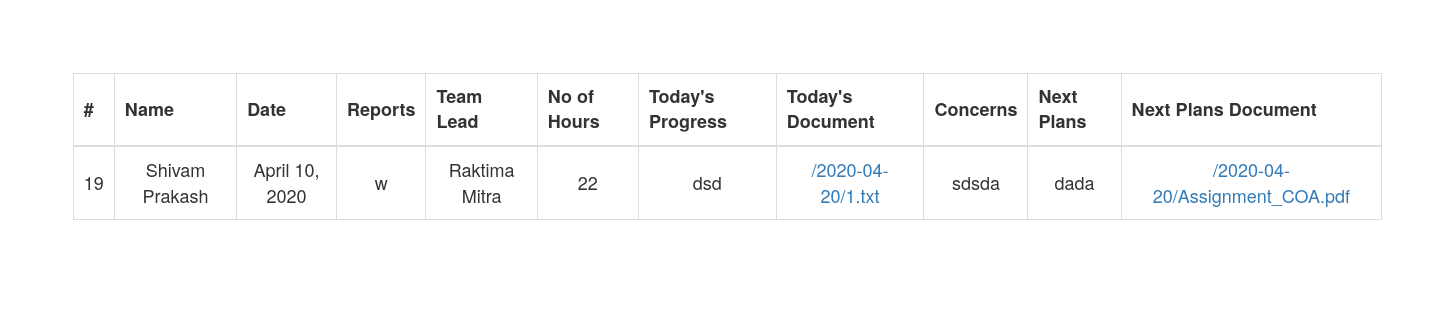
The app's page /table, older data.
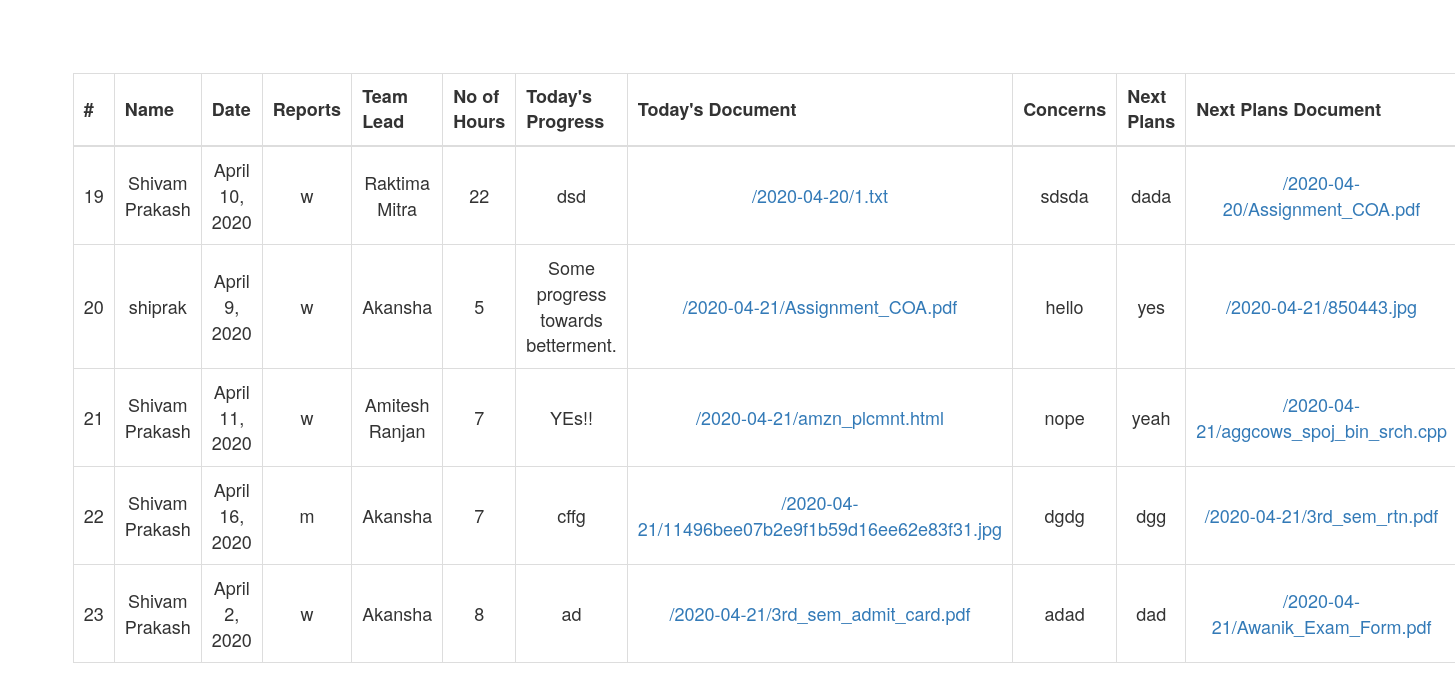
The same page, newer data.
### task_reporter/models.py (models this page shows)
class Progress(models.Model):
    name = models.CharField(max_length=50, blank=False)
    date = models.DateField(auto_now_add=False)
    reports = models.CharField(max_length=50, choices=reports, blank=False)
    team_lead = models.TextField(blank=False, choices=team_leads)
    no_of_hours = models.IntegerField(blank=False)
    today_progress = models.CharField(max_length=50, blank=False)
    today_document = models.FileField(upload_to=user_directory_path)
    concerns = models.TextField()
    next_plans = models.TextField()
    next_plans_document = models.FileField(upload_to=user_directory_path)

### task_reporter/views.py (the view)
# urls.py: path('table', TableView.as_view(), name="table"),
class TableView(views.View):
    def get(self, request):
        ctx = {}
        progress_list = Progress.objects.all()
        ctx['header'] = ['#', 'Name', 'Date',
                        'Reports', 'Team Lead', 'No of Hours',
                        "Today's Progress", "Today's Document", 'Concerns',
                        "Next Plans", 'Next Plans Document']
        ctx['rows'] = progress_list
        return render(request, "table.html", context=ctx)

### task_reporter/templates/table.html (shortened to what this page needs)
<!DOCTYPE html>
<html lang="en">
<head>
    <link rel="stylesheet" href="https://maxcdn.bootstrapcdn.com/bootstrap/3.4.1/css/bootstrap.min.css">
</head>
<body>
    <table class="table-bordered table-hover">
        <thead>
            <tr>
                {% for k in header %}
                <th>{{k}}</th>
                {% endfor %}
            </tr>
        </thead>
        <tbody>
            {% for r in rows %}
                <tr>
                    <td>{{r.id}}</td>
                    <td>{{r.name}}</td>
                    <td>{{r.date}}</td>
                    <td>{{r.reports}}</td>
                    <td>{{r.team_lead}}</td>
                    <td>{{r.no_of_hours}}</td>
                    <td>{{r.today_progress}}</td>
                    <td><a href="/table/download/{{r.today_document.url}}">{{r.today_document.url}}</a></td>
                    <td>{{r.concerns}}</td>
                    <td>{{r.next_plans}}</td>
                    <td><a href="/table/download/{{r.next_plans_document.url}}">{{r.next_plans_document.url}}</a></td>
                </tr>
            {% endfor %}
        </tbody>
    </table>
</body>
</html>

### task_reporter/templates/table.html (style rules this page uses)
body { margin: 5%; font-size: large; text-align: center; align-self: center; align-items: center; align-content: center; }
table { width: 100%; }
th, td { padding: 10px; }

Row changes from the older to the newer data that the page shows:
added Progress: id "20", name "shiprak", date "April 9, 2020", reports "w", team_lead "Akansha", no_of_hours "5", today_progress "Some progress towards betterment.", today_document "/2020-04-21/Assignment_COA.pdf", concerns "hello", next_plans "yes", next_plans_document "/2020-04-21/850443.jpg"
added Progress: id "21", name "Shivam Prakash", date "April 11, 2020", reports "w", team_lead "Amitesh Ranjan", no_of_hours "7", today_progress "YEs!!", today_document "/2020-04-21/amzn_plcmnt.html", concerns "nope", next_plans "yeah", next_plans_document "/2020-04-21/aggcows_spoj_bin_srch.cpp"
added Progress: id "22", name "Shivam Prakash", date "April 16, 2020", reports "m", team_lead "Akansha", no_of_hours "7", today_progress "cffg", today_document "/2020-04-21/11496bee07b2e9f1b59d16ee62e83f31.jpg", concerns "dgdg", next_plans "dgg", next_plans_document "/2020-04-21/3rd_sem_rtn.pdf"
added Progress: id "23", name "Shivam Prakash", date "April 2, 2020", reports "w", team_lead "Akansha", no_of_hours "8", today_progress "ad", today_document "/2020-04-21/3rd_sem_admit_card.pdf", concerns "adad", next_plans "dad", next_plans_document "/2020-04-21/Awanik_Exam_Form.pdf"
